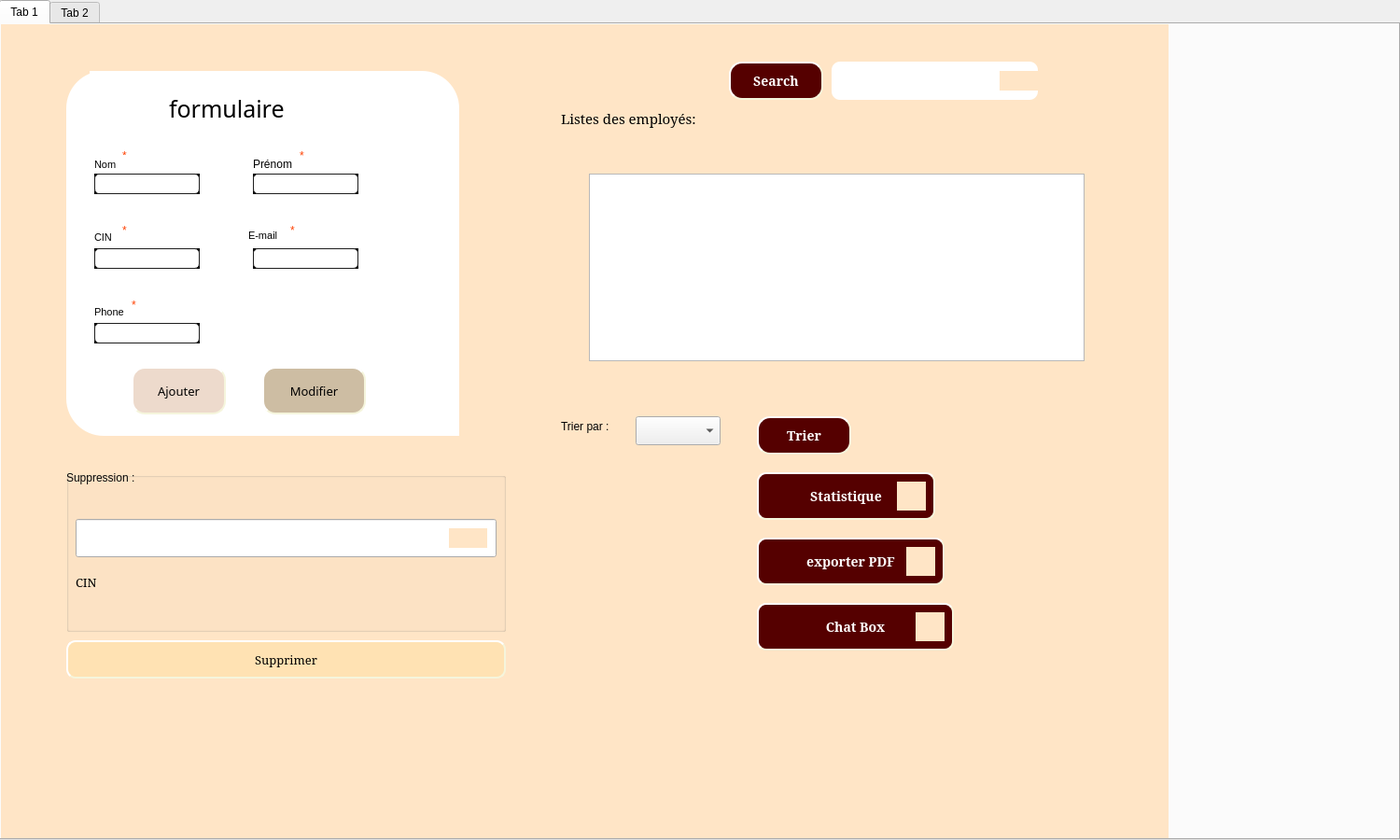
<?xml version="1.0" encoding="UTF-8"?>
<ui version="4.0">
 <class>Dialog</class>
 <widget class="QDialog" name="Dialog">
  <property name="geometry">
   <rect>
    <x>0</x>
    <y>0</y>
    <width>1500</width>
    <height>900</height>
   </rect>
  </property>
  <property name="windowTitle">
   <string>Dialog</string>
  </property>
  <widget class="QTabWidget" name="tabWidget">
   <property name="geometry">
    <rect>
     <x>-1</x>
     <y>0</y>
     <width>1501</width>
     <height>900</height>
    </rect>
   </property>
   <property name="currentIndex">
    <number>0</number>
   </property>
   <widget class="QWidget" name="tab">
    <attribute name="title">
     <string>Tab 1</string>
    </attribute>
    <widget class="QFrame" name="mainframe">
     <property name="geometry">
      <rect>
       <x>70</x>
       <y>50</y>
       <width>421</width>
       <height>391</height>
      </rect>
     </property>
     <property name="styleSheet">
      <string notr="true">
border-radius: 40px;
background: white;</string>
     </property>
     <property name="frameShape">
      <enum>QFrame::StyledPanel</enum>
     </property>
     <property name="frameShadow">
      <enum>QFrame::Raised</enum>
     </property>
     <widget class="QLabel" name="label_formulaire">
      <property name="geometry">
       <rect>
        <x>110</x>
        <y>20</y>
        <width>211</width>
        <height>41</height>
       </rect>
      </property>
      <property name="palette">
       <palette>
        <active>
         <colorrole role="Button">
          <brush brushstyle="SolidPattern">
           <color alpha="255">
            <red>255</red>
            <green>255</green>
            <blue>255</blue>
           </color>
          </brush>
         </colorrole>
         <colorrole role="Base">
          <brush brushstyle="SolidPattern">
           <color alpha="255">
            <red>255</red>
            <green>255</green>
            <blue>255</blue>
           </color>
          </brush>
         </colorrole>
         <colorrole role="Window">
          <brush brushstyle="SolidPattern">
           <color alpha="255">
            <red>255</red>
            <green>255</green>
            <blue>255</blue>
           </color>
          </brush>
         </colorrole>
        </active>
        <inactive>
         <colorrole role="Button">
          <brush brushstyle="SolidPattern">
           <color alpha="255">
            <red>255</red>
            <green>255</green>
            <blue>255</blue>
           </color>
          </brush>
         </colorrole>
         <colorrole role="Base">
          <brush brushstyle="SolidPattern">
           <color alpha="255">
            <red>255</red>
            <green>255</green>
            <blue>255</blue>
           </color>
          </brush>
         </colorrole>
         <colorrole role="Window">
          <brush brushstyle="SolidPattern">
           <color alpha="255">
            <red>255</red>
            <green>255</green>
            <blue>255</blue>
           </color>
          </brush>
         </colorrole>
        </inactive>
        <disabled>
         <colorrole role="Button">
          <brush brushstyle="SolidPattern">
           <color alpha="255">
            <red>255</red>
            <green>255</green>
            <blue>255</blue>
           </color>
          </brush>
         </colorrole>
         <colorrole role="Base">
          <brush brushstyle="SolidPattern">
           <color alpha="255">
            <red>255</red>
            <green>255</green>
            <blue>255</blue>
           </color>
          </brush>
         </colorrole>
         <colorrole role="Window">
          <brush brushstyle="SolidPattern">
           <color alpha="255">
            <red>255</red>
            <green>255</green>
            <blue>255</blue>
           </color>
          </brush>
         </colorrole>
        </disabled>
       </palette>
      </property>
      <property name="font">
       <font>
        <family>MV Boli</family>
        <pointsize>19</pointsize>
        <weight>50</weight>
        <italic>false</italic>
        <bold>false</bold>
       </font>
      </property>
      <property name="mouseTracking">
       <bool>true</bool>
      </property>
      <property name="styleSheet">
       <string notr="true">font: 19pt &quot;MV Boli&quot;;
</string>
      </property>
      <property name="frameShadow">
       <enum>QFrame::Plain</enum>
      </property>
      <property name="lineWidth">
       <number>0</number>
      </property>
      <property name="text">
       <string>formulaire</string>
      </property>
     </widget>
     <widget class="QFrame" name="frame_2">
      <property name="geometry">
       <rect>
        <x>30</x>
        <y>110</y>
        <width>113</width>
        <height>22</height>
       </rect>
      </property>
      <property name="styleSheet">
       <string notr="true">border: 3px solid black;
border-radius: 40px;
background: white;</string>
      </property>
      <property name="frameShape">
       <enum>QFrame::StyledPanel</enum>
      </property>
      <property name="frameShadow">
       <enum>QFrame::Raised</enum>
      </property>
      <widget class="QLineEdit" name="lineEdit">
       <property name="geometry">
        <rect>
         <x>0</x>
         <y>0</y>
         <width>113</width>
         <height>22</height>
        </rect>
       </property>
       <property name="styleSheet">
        <string notr="true">
    padding: 1px;
    border-style: solid;
    border: 1px solid #1e1e1e;
    border-radius: 5;
</string>
       </property>
      </widget>
     </widget>
     <widget class="QFrame" name="frame_3">
      <property name="geometry">
       <rect>
        <x>200</x>
        <y>110</y>
        <width>113</width>
        <height>22</height>
       </rect>
      </property>
      <property name="styleSheet">
       <string notr="true">border: 3px solid black;
border-radius: 40px;
background: white;</string>
      </property>
      <property name="frameShape">
       <enum>QFrame::StyledPanel</enum>
      </property>
      <property name="frameShadow">
       <enum>QFrame::Raised</enum>
      </property>
      <widget class="QLineEdit" name="lineEdit_2">
       <property name="geometry">
        <rect>
         <x>0</x>
         <y>0</y>
         <width>113</width>
         <height>22</height>
        </rect>
       </property>
       <property name="styleSheet">
        <string notr="true">padding: 1px;
    border-style: solid;
    border: 1px solid #1e1e1e;
    border-radius: 5;</string>
       </property>
      </widget>
     </widget>
     <widget class="QLabel" name="label_2">
      <property name="geometry">
       <rect>
        <x>60</x>
        <y>80</y>
        <width>21</width>
        <height>21</height>
       </rect>
      </property>
      <property name="styleSheet">
       <string notr="true">color:rgb(255, 67, 5);
</string>
      </property>
      <property name="text">
       <string>*</string>
      </property>
     </widget>
     <widget class="QLabel" name="label_3">
      <property name="geometry">
       <rect>
        <x>200</x>
        <y>90</y>
        <width>61</width>
        <height>20</height>
       </rect>
      </property>
      <property name="font">
       <font>
        <family>Arial</family>
        <weight>50</weight>
        <bold>false</bold>
       </font>
      </property>
      <property name="text">
       <string>Prénom</string>
      </property>
     </widget>
     <widget class="QLabel" name="label_4">
      <property name="geometry">
       <rect>
        <x>250</x>
        <y>80</y>
        <width>21</width>
        <height>21</height>
       </rect>
      </property>
      <property name="styleSheet">
       <string notr="true">color:rgb(255, 67, 5);
</string>
      </property>
      <property name="text">
       <string>*</string>
      </property>
     </widget>
     <widget class="QLabel" name="label_5">
      <property name="geometry">
       <rect>
        <x>30</x>
        <y>170</y>
        <width>56</width>
        <height>16</height>
       </rect>
      </property>
      <property name="font">
       <font>
        <family>Arial</family>
        <pointsize>8</pointsize>
        <weight>50</weight>
        <italic>false</italic>
        <bold>false</bold>
       </font>
      </property>
      <property name="styleSheet">
       <string notr="true">font: 8pt &quot;Arial&quot;;</string>
      </property>
      <property name="text">
       <string>CIN</string>
      </property>
     </widget>
     <widget class="QLabel" name="label_6">
      <property name="geometry">
       <rect>
        <x>60</x>
        <y>160</y>
        <width>21</width>
        <height>21</height>
       </rect>
      </property>
      <property name="styleSheet">
       <string notr="true">color:rgb(255, 67, 5);
</string>
      </property>
      <property name="text">
       <string>*</string>
      </property>
     </widget>
     <widget class="QFrame" name="frame_4">
      <property name="geometry">
       <rect>
        <x>30</x>
        <y>190</y>
        <width>113</width>
        <height>22</height>
       </rect>
      </property>
      <property name="styleSheet">
       <string notr="true">border: 3px solid black;
border-radius: 40px;
background: white;</string>
      </property>
      <property name="frameShape">
       <enum>QFrame::StyledPanel</enum>
      </property>
      <property name="frameShadow">
       <enum>QFrame::Raised</enum>
      </property>
      <widget class="QFrame" name="frame_6">
       <property name="geometry">
        <rect>
         <x>0</x>
         <y>0</y>
         <width>113</width>
         <height>22</height>
        </rect>
       </property>
       <property name="styleSheet">
        <string notr="true">border: 3px solid black;
border-radius: 40px;
background: white;</string>
       </property>
       <property name="frameShape">
        <enum>QFrame::StyledPanel</enum>
       </property>
       <property name="frameShadow">
        <enum>QFrame::Raised</enum>
       </property>
       <widget class="QLineEdit" name="lineEdit_3">
        <property name="geometry">
         <rect>
          <x>0</x>
          <y>0</y>
          <width>113</width>
          <height>22</height>
         </rect>
        </property>
        <property name="styleSheet">
         <string notr="true">padding: 1px;
    border-style: solid;
    border: 1px solid #1e1e1e;
    border-radius: 5;</string>
        </property>
       </widget>
      </widget>
     </widget>
     <widget class="QLabel" name="label_7">
      <property name="geometry">
       <rect>
        <x>195</x>
        <y>166</y>
        <width>61</width>
        <height>20</height>
       </rect>
      </property>
      <property name="font">
       <font>
        <family>Arial</family>
        <pointsize>8</pointsize>
        <weight>50</weight>
        <italic>false</italic>
        <bold>false</bold>
       </font>
      </property>
      <property name="styleSheet">
       <string notr="true">font: 8pt &quot;Arial&quot;;</string>
      </property>
      <property name="text">
       <string>E-mail</string>
      </property>
     </widget>
     <widget class="QLabel" name="label_8">
      <property name="geometry">
       <rect>
        <x>240</x>
        <y>160</y>
        <width>21</width>
        <height>21</height>
       </rect>
      </property>
      <property name="styleSheet">
       <string notr="true">color:rgb(255, 67, 5);
</string>
      </property>
      <property name="text">
       <string>*</string>
      </property>
     </widget>
     <widget class="QFrame" name="frame_5">
      <property name="geometry">
       <rect>
        <x>200</x>
        <y>190</y>
        <width>113</width>
        <height>22</height>
       </rect>
      </property>
      <property name="styleSheet">
       <string notr="true">border: 3px solid black;
border-radius: 40px;
background: white;</string>
      </property>
      <property name="frameShape">
       <enum>QFrame::StyledPanel</enum>
      </property>
      <property name="frameShadow">
       <enum>QFrame::Raised</enum>
      </property>
      <widget class="QLineEdit" name="lineEdit_4">
       <property name="geometry">
        <rect>
         <x>0</x>
         <y>0</y>
         <width>113</width>
         <height>22</height>
        </rect>
       </property>
       <property name="styleSheet">
        <string notr="true">padding: 1px;
    border-style: solid;
    border: 1px solid #1e1e1e;
    border-radius: 5;</string>
       </property>
      </widget>
     </widget>
     <widget class="QLabel" name="label_9">
      <property name="geometry">
       <rect>
        <x>30</x>
        <y>250</y>
        <width>56</width>
        <height>16</height>
       </rect>
      </property>
      <property name="font">
       <font>
        <family>Arial</family>
        <pointsize>8</pointsize>
        <weight>50</weight>
        <italic>false</italic>
        <bold>false</bold>
       </font>
      </property>
      <property name="styleSheet">
       <string notr="true">font: 8pt &quot;Arial&quot;;</string>
      </property>
      <property name="text">
       <string>Phone</string>
      </property>
     </widget>
     <widget class="QLabel" name="label_10">
      <property name="geometry">
       <rect>
        <x>70</x>
        <y>240</y>
        <width>21</width>
        <height>21</height>
       </rect>
      </property>
      <property name="styleSheet">
       <string notr="true">color:rgb(255, 67, 5);
</string>
      </property>
      <property name="text">
       <string>*</string>
      </property>
     </widget>
     <widget class="QFrame" name="frame_7">
      <property name="geometry">
       <rect>
        <x>30</x>
        <y>270</y>
        <width>113</width>
        <height>22</height>
       </rect>
      </property>
      <property name="styleSheet">
       <string notr="true">border: 3px solid black;
border-radius: 40px;
background: white;</string>
      </property>
      <property name="frameShape">
       <enum>QFrame::StyledPanel</enum>
      </property>
      <property name="frameShadow">
       <enum>QFrame::Raised</enum>
      </property>
      <widget class="QLineEdit" name="lineEdit_5">
       <property name="geometry">
        <rect>
         <x>0</x>
         <y>0</y>
         <width>113</width>
         <height>22</height>
        </rect>
       </property>
       <property name="styleSheet">
        <string notr="true">padding: 1px;
    border-style: solid;
    border: 1px solid #1e1e1e;
    border-radius: 5;</string>
       </property>
      </widget>
     </widget>
     <widget class="QPushButton" name="bouton1">
      <property name="geometry">
       <rect>
        <x>70</x>
        <y>317</y>
        <width>101</width>
        <height>51</height>
       </rect>
      </property>
      <property name="font">
       <font>
        <family>Franklin Gothic Heavy</family>
        <pointsize>10</pointsize>
        <weight>50</weight>
        <italic>false</italic>
        <bold>false</bold>
       </font>
      </property>
      <property name="styleSheet">
       <string notr="true">QPushButton
{
	background-color: rgb(237, 218, 204);
	color: rgb(0, 0, 0);
border-style: solid;
    border-radius: 6;
border-radius: 14px;

	border-style: outset;
    border-width: 2px;
    border-radius: 14px;
    border-color: beige;
  
 
    padding: 10px;
	
	
	
	font: 10pt &quot;Franklin Gothic Heavy&quot;;
}
QPushButton:hover
{
background-color:rgb(85,110,255);
	color: rgb(0, 0, 0);
}
QPushButton:pressed
{
background-color:rgb(85,170,255);
}</string>
      </property>
      <property name="text">
       <string>Ajouter</string>
      </property>
     </widget>
     <widget class="QPushButton" name="b2">
      <property name="geometry">
       <rect>
        <x>210</x>
        <y>317</y>
        <width>111</width>
        <height>51</height>
       </rect>
      </property>
      <property name="font">
       <font>
        <family>Franklin Gothic Heavy</family>
        <pointsize>10</pointsize>
        <weight>50</weight>
        <italic>false</italic>
        <bold>false</bold>
       </font>
      </property>
      <property name="styleSheet">
       <string notr="true">QPushButton
{

	background-color: rgb(205, 189, 163);
color:rgb(0,0,0);
border-style: solid;
 
font: 10pt &quot;Franklin Gothic Heavy&quot;;

	border-style: outset;
    border-width: 2px;
    border-radius: 14px;
    border-color: beige;
  
 
   
}
QPushButton:hover
{
	background-color: rgb(240, 205, 255);
color:rgb(0,0,0);
}
QPushButton:pressed
{

	background-color: rgb(241, 133, 255);

}</string>
      </property>
      <property name="text">
       <string>Modifier</string>
      </property>
     </widget>
     <widget class="QLabel" name="label_12">
      <property name="geometry">
       <rect>
        <x>20</x>
        <y>10</y>
        <width>61</width>
        <height>61</height>
       </rect>
      </property>
      <property name="text">
       <string/>
      </property>
     </widget>
     <widget class="QLabel" name="label_15">
      <property name="geometry">
       <rect>
        <x>30</x>
        <y>90</y>
        <width>61</width>
        <height>20</height>
       </rect>
      </property>
      <property name="font">
       <font>
        <family>Arial</family>
        <pointsize>8</pointsize>
        <weight>50</weight>
        <italic>false</italic>
        <bold>false</bold>
       </font>
      </property>
      <property name="styleSheet">
       <string notr="true">font:  8pt &quot;Arial&quot;;</string>
      </property>
      <property name="text">
       <string>Nom</string>
      </property>
     </widget>
     <widget class="QLabel" name="label_16">
      <property name="geometry">
       <rect>
        <x>25</x>
        <y>0</y>
        <width>61</width>
        <height>71</height>
       </rect>
      </property>
      <property name="text">
       <string/>
      </property>
      <property name="pixmap">
       <pixmap>../../../../Downloads/Pasted-20221009-173509_preview_rev_1 (1).png</pixmap>
      </property>
     </widget>
     <widget class="QLabel" name="label">
      <property name="geometry">
       <rect>
        <x>380</x>
        <y>260</y>
        <width>771</width>
        <height>521</height>
       </rect>
      </property>
      <property name="text">
       <string/>
      </property>
      <property name="pixmap">
       <pixmap>../../../../bg.png</pixmap>
      </property>
     </widget>
    </widget>
    <widget class="QLabel" name="label_11">
     <property name="geometry">
      <rect>
       <x>600</x>
       <y>70</y>
       <width>201</width>
       <height>61</height>
      </rect>
     </property>
     <property name="font">
      <font>
       <family>Elephant</family>
       <pointsize>11</pointsize>
       <weight>50</weight>
       <italic>false</italic>
       <bold>false</bold>
      </font>
     </property>
     <property name="styleSheet">
      <string notr="true">font: 11pt &quot;Elephant&quot;;
color: rgb(0, 0, 0);
</string>
     </property>
     <property name="text">
      <string>Listes des employés:</string>
     </property>
    </widget>
    <widget class="QPushButton" name="pushButton_8">
     <property name="geometry">
      <rect>
       <x>780</x>
       <y>40</y>
       <width>101</width>
       <height>41</height>
      </rect>
     </property>
     <property name="font">
      <font>
       <family>Elephant</family>
       <pointsize>-1</pointsize>
       <weight>75</weight>
       <italic>false</italic>
       <bold>true</bold>
      </font>
     </property>
     <property name="styleSheet">
      <string notr="true">QPushButton


{
	
	
background-color:rgb(85, 0, 0);



	border-style: outset;
    border-width: 2px;
    border-radius: 14px;
    border-color: beige;
    font: bold 14px;
 
    padding: 10px;
	color: rgb(255, 255, 255);

}
QPushButton:hover
{
		background-color: rgb(237, 218, 204);
	color: rgb(0, 0, 0);
	gridline-color: rgb(94, 118, 255);
}
QPushButton:pressed
{
	
	background-color: rgb(255, 180, 200);
gridline-color:rgb(228, 128, 255)

}</string>
     </property>
     <property name="text">
      <string>Search</string>
     </property>
    </widget>
    <widget class="QLineEdit" name="lineEdit_8">
     <property name="geometry">
      <rect>
       <x>890</x>
       <y>40</y>
       <width>221</width>
       <height>41</height>
      </rect>
     </property>
     <property name="cursor">
      <cursorShape>ArrowCursor</cursorShape>
     </property>
     <property name="styleSheet">
      <string notr="true">border-radius: 9px;
background-color: rgb(255, 255, 255);</string>
     </property>
    </widget>
    <widget class="QGroupBox" name="groupBox">
     <property name="geometry">
      <rect>
       <x>70</x>
       <y>480</y>
       <width>471</width>
       <height>171</height>
      </rect>
     </property>
     <property name="font">
      <font>
       <family>Elephant</family>
      </font>
     </property>
     <property name="styleSheet">
      <string notr="true">QGroupBox:focus
{
	background-color: rgb(255, 166, 221);
font: 10pt &quot;Franklin Gothic Heavy&quot;;
color:rgb(8, 8, 8);
}
</string>
     </property>
     <property name="title">
      <string/>
     </property>
     <widget class="QLabel" name="label_17">
      <property name="geometry">
       <rect>
        <x>10</x>
        <y>110</y>
        <width>56</width>
        <height>16</height>
       </rect>
      </property>
      <property name="font">
       <font>
        <family>Elephant</family>
        <pointsize>10</pointsize>
        <weight>50</weight>
        <italic>false</italic>
        <bold>false</bold>
       </font>
      </property>
      <property name="styleSheet">
       <string notr="true">
font: 10pt &quot;Elephant&quot;;</string>
      </property>
      <property name="text">
       <string>CIN</string>
      </property>
     </widget>
     <widget class="QLabel" name="label_14">
      <property name="geometry">
       <rect>
        <x>0</x>
        <y>-10</y>
        <width>131</width>
        <height>31</height>
       </rect>
      </property>
      <property name="styleSheet">
       <string notr="true">font: 12pt &quot;Franklin Gothic Heavy&quot;;
color:rgb(8, 8, 8);</string>
      </property>
      <property name="text">
       <string>Suppression :</string>
      </property>
     </widget>
     <widget class="QLineEdit" name="lineEdit_6">
      <property name="geometry">
       <rect>
        <x>10</x>
        <y>50</y>
        <width>451</width>
        <height>41</height>
       </rect>
      </property>
     </widget>
     <widget class="QLabel" name="label_pic_3">
      <property name="geometry">
       <rect>
        <x>410</x>
        <y>60</y>
        <width>41</width>
        <height>21</height>
       </rect>
      </property>
      <property name="mouseTracking">
       <bool>true</bool>
      </property>
      <property name="styleSheet">
       <string notr="true">background-color: rgb(255, 229, 198);</string>
      </property>
      <property name="text">
       <string/>
      </property>
      <property name="pixmap">
       <pixmap>../../Downloads/5613.jpg</pixmap>
      </property>
      <property name="scaledContents">
       <bool>true</bool>
      </property>
     </widget>
    </widget>
    <widget class="QPushButton" name="pushButton_3">
     <property name="geometry">
      <rect>
       <x>70</x>
       <y>660</y>
       <width>471</width>
       <height>41</height>
      </rect>
     </property>
     <property name="font">
      <font>
       <family>Elephant</family>
       <pointsize>10</pointsize>
      </font>
     </property>
     <property name="styleSheet">
      <string notr="true">QPushButton
{

	
	
	background-color: rgb(255, 226, 179);
color: rgb(0, 0, 0);
border-style: outset;
    border-width: 2px;
    border-radius: 10px;
    border-color: beige;
    

}
QPushButton:hover
{
	
	background-color: rgb(255, 178, 235);
	color: rgb(0, 0, 0);
}
QPushButton:pressed
{
	
	background-color: rgb(255, 180, 200);

}</string>
     </property>
     <property name="text">
      <string>Supprimer</string>
     </property>
    </widget>
    <widget class="QPushButton" name="pushButton_2">
     <property name="geometry">
      <rect>
       <x>810</x>
       <y>420</y>
       <width>101</width>
       <height>41</height>
      </rect>
     </property>
     <property name="font">
      <font>
       <family>Elephant</family>
       <pointsize>-1</pointsize>
       <weight>75</weight>
       <italic>false</italic>
       <bold>true</bold>
      </font>
     </property>
     <property name="styleSheet">
      <string notr="true">QPushButton


{
	
	background-color:rgb(85, 0, 0);



	border-style: outset;
    border-width: 2px;
    border-radius: 14px;
    border-color: beige;
    font: bold 14px;
 
    padding: 10px;
	color: rgb(255, 255, 255);

}
QPushButton:hover
{
		background-color: rgb(237, 218, 204);
	color: rgb(0, 0, 0);
	gridline-color: rgb(94, 118, 255);
}
QPushButton:pressed
{
	
	background-color: rgb(255, 180, 200);
gridline-color:rgb(228, 128, 255)

}</string>
     </property>
     <property name="text">
      <string>Trier</string>
     </property>
    </widget>
    <widget class="QPushButton" name="pushButton_4">
     <property name="geometry">
      <rect>
       <x>810</x>
       <y>480</y>
       <width>191</width>
       <height>51</height>
      </rect>
     </property>
     <property name="font">
      <font>
       <family>Elephant</family>
       <pointsize>-1</pointsize>
       <weight>75</weight>
       <italic>false</italic>
       <bold>true</bold>
      </font>
     </property>
     <property name="styleSheet">
      <string notr="true">QPushButton
{
background-color:rgb(85, 0, 0);



	border-style: outset;
    border-width: 2px;
    border-radius: 10px;
    border-color: beige;
    font: bold 14px;
 ;
    padding: 6px;
	color: rgb(255, 255, 255);
}
QPushButton:hover
{
	
	background-color: rgb(237, 218, 204);
	color: rgb(0, 0, 0);
	gridline-color: rgb(94, 118, 255);
}
QPushButton:pressed
{
	
	background-color: rgb(181, 255, 234);

}</string>
     </property>
     <property name="text">
      <string>Statistique</string>
     </property>
    </widget>
    <widget class="QPushButton" name="pushButton_5">
     <property name="geometry">
      <rect>
       <x>810</x>
       <y>550</y>
       <width>201</width>
       <height>51</height>
      </rect>
     </property>
     <property name="font">
      <font>
       <family>Elephant</family>
       <pointsize>-1</pointsize>
       <weight>75</weight>
       <italic>false</italic>
       <bold>true</bold>
      </font>
     </property>
     <property name="styleSheet">
      <string notr="true">QPushButton
{
background-color:rgb(85, 0, 0);



	border-style: outset;
    border-width: 2px;
    border-radius: 10px;
    border-color: beige;
    font: bold 14px;
	color: rgb(255, 255, 255);
}
QPushButton:hover
{
	
	background-color: rgb(237, 218, 204);
	color: rgb(0, 0, 0);
}
QPushButton:pressed
{
rgb(227, 69, 255);

}</string>
     </property>
     <property name="text">
      <string>exporter PDF</string>
     </property>
    </widget>
    <widget class="QPushButton" name="pushButton_7">
     <property name="geometry">
      <rect>
       <x>810</x>
       <y>620</y>
       <width>211</width>
       <height>51</height>
      </rect>
     </property>
     <property name="font">
      <font>
       <family>Elephant</family>
       <pointsize>-1</pointsize>
       <weight>75</weight>
       <italic>false</italic>
       <bold>true</bold>
      </font>
     </property>
     <property name="styleSheet">
      <string notr="true">QPushButton
{
	background-color:rgb(85, 0, 0);



	border-style: outset;
    border-width: 2px;
    border-radius: 10px;
    border-color: beige;
    font: bold 14px;
 ;
    padding: 6px;
	color: rgb(255, 255, 255);
}
QPushButton:hover
{
	
	background-color: rgb(237, 218, 204);
	color: rgb(0, 0, 0);
	gridline-color: rgb(94, 118, 255);
}
QPushButton:pressed
{
	
	background-color: rgb(181, 255, 234);

}</string>
     </property>
     <property name="text">
      <string>Chat Box</string>
     </property>
    </widget>
    <widget class="QLabel" name="label_13">
     <property name="geometry">
      <rect>
       <x>600</x>
       <y>410</y>
       <width>91</width>
       <height>41</height>
      </rect>
     </property>
     <property name="cursor">
      <cursorShape>IBeamCursor</cursorShape>
     </property>
     <property name="styleSheet">
      <string notr="true">color:rgb( 0, 0, 0);

font: 8pt &quot;Elephant&quot;;</string>
     </property>
     <property name="text">
      <string>Trier par :</string>
     </property>
    </widget>
    <widget class="QComboBox" name="comboBox">
     <property name="geometry">
      <rect>
       <x>680</x>
       <y>420</y>
       <width>91</width>
       <height>31</height>
      </rect>
     </property>
    </widget>
    <widget class="QLabel" name="label_pic_2">
     <property name="geometry">
      <rect>
       <x>-10</x>
       <y>-10</y>
       <width>1261</width>
       <height>891</height>
      </rect>
     </property>
     <property name="mouseTracking">
      <bool>true</bool>
     </property>
     <property name="styleSheet">
      <string notr="true">background-color: rgb(255, 229, 198);</string>
     </property>
     <property name="text">
      <string/>
     </property>
     <property name="pixmap">
      <pixmap>../../Downloads/310042565_1253044795483244_7626101413920627149_n.png</pixmap>
     </property>
    </widget>
    <widget class="QLabel" name="label_18">
     <property name="geometry">
      <rect>
       <x>1160</x>
       <y>130</y>
       <width>1500</width>
       <height>900</height>
      </rect>
     </property>
     <property name="text">
      <string/>
     </property>
     <property name="pixmap">
      <pixmap>../../../../bg.png</pixmap>
     </property>
    </widget>
    <widget class="QLabel" name="label_pic_6">
     <property name="geometry">
      <rect>
       <x>1070</x>
       <y>50</y>
       <width>41</width>
       <height>21</height>
      </rect>
     </property>
     <property name="mouseTracking">
      <bool>true</bool>
     </property>
     <property name="styleSheet">
      <string notr="true">background-color: rgb(255, 229, 198);</string>
     </property>
     <property name="text">
      <string/>
     </property>
     <property name="pixmap">
      <pixmap>../../Downloads/5613.jpg</pixmap>
     </property>
     <property name="scaledContents">
      <bool>true</bool>
     </property>
    </widget>
    <widget class="QLabel" name="label_pic_5">
     <property name="geometry">
      <rect>
       <x>970</x>
       <y>560</y>
       <width>31</width>
       <height>31</height>
      </rect>
     </property>
     <property name="mouseTracking">
      <bool>true</bool>
     </property>
     <property name="styleSheet">
      <string notr="true">background-color: rgb(255, 229, 198);</string>
     </property>
     <property name="text">
      <string/>
     </property>
     <property name="pixmap">
      <pixmap>../../Downloads/pdf.png</pixmap>
     </property>
     <property name="scaledContents">
      <bool>true</bool>
     </property>
    </widget>
    <widget class="QLabel" name="label_pic_8">
     <property name="geometry">
      <rect>
       <x>960</x>
       <y>490</y>
       <width>31</width>
       <height>31</height>
      </rect>
     </property>
     <property name="mouseTracking">
      <bool>true</bool>
     </property>
     <property name="styleSheet">
      <string notr="true">background-color: rgb(255, 229, 198);</string>
     </property>
     <property name="text">
      <string/>
     </property>
     <property name="pixmap">
      <pixmap>../../Downloads/top-view-of-statistics-presentation-with-arrow.jpg</pixmap>
     </property>
     <property name="scaledContents">
      <bool>true</bool>
     </property>
    </widget>
    <widget class="QLabel" name="label_pic_7">
     <property name="geometry">
      <rect>
       <x>980</x>
       <y>630</y>
       <width>31</width>
       <height>31</height>
      </rect>
     </property>
     <property name="mouseTracking">
      <bool>true</bool>
     </property>
     <property name="styleSheet">
      <string notr="true">background-color: rgb(255, 229, 198);</string>
     </property>
     <property name="text">
      <string/>
     </property>
     <property name="pixmap">
      <pixmap>../../Downloads/chat (2).png</pixmap>
     </property>
     <property name="scaledContents">
      <bool>true</bool>
     </property>
    </widget>
    <widget class="QTableView" name="affichage_employe">
     <property name="geometry">
      <rect>
       <x>630</x>
       <y>160</y>
       <width>531</width>
       <height>201</height>
      </rect>
     </property>
    </widget>
    <zorder>label_pic_2</zorder>
    <zorder>mainframe</zorder>
    <zorder>label_11</zorder>
    <zorder>pushButton_8</zorder>
    <zorder>lineEdit_8</zorder>
    <zorder>groupBox</zorder>
    <zorder>pushButton_3</zorder>
    <zorder>pushButton_2</zorder>
    <zorder>pushButton_4</zorder>
    <zorder>pushButton_5</zorder>
    <zorder>pushButton_7</zorder>
    <zorder>label_13</zorder>
    <zorder>comboBox</zorder>
    <zorder>label_18</zorder>
    <zorder>label_pic_6</zorder>
    <zorder>label_pic_5</zorder>
    <zorder>label_pic_8</zorder>
    <zorder>label_pic_7</zorder>
    <zorder>affichage_employe</zorder>
   </widget>
   <widget class="QWidget" name="tab_2">
    <attribute name="title">
     <string>Tab 2</string>
    </attribute>
   </widget>
  </widget>
 </widget>
 <resources/>
 <connections/>
</ui>
